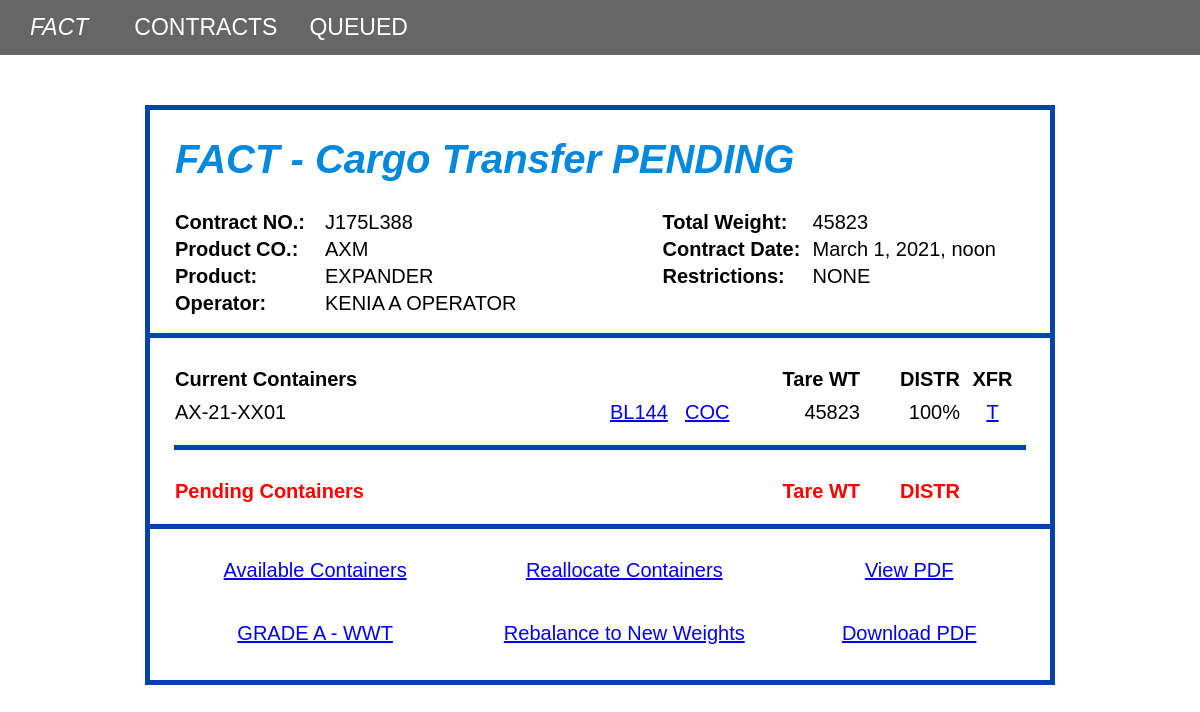
/contract/1/pending, run on an earlier commit of the app's database.
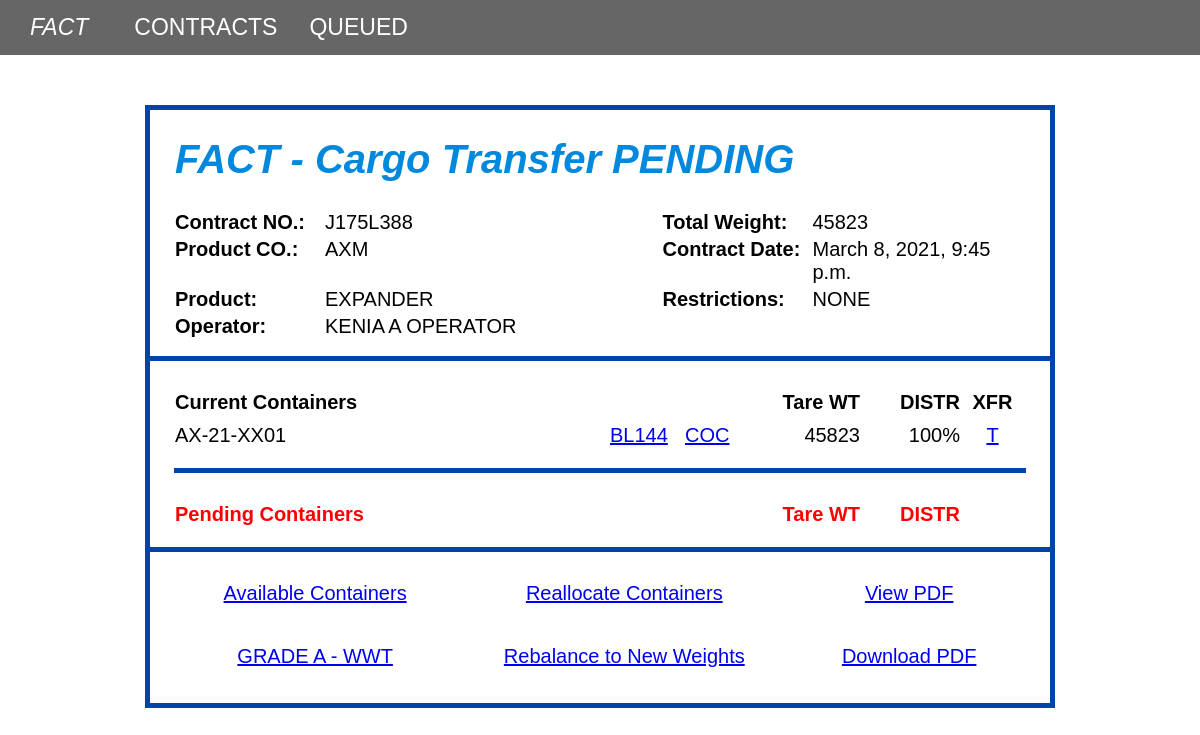
And on a later commit of the database.
### contracts/models.py (models this page shows, shortened)
class Contract(models.Model):
    contract_number = models.CharField(max_length=10)
    company_code = models.CharField(max_length=3)
    product = models.CharField(max_length=25)
    operator = models.CharField(max_length=50)
    total_weight = models.PositiveIntegerField()
    contract_date = models.DateTimeField(default=timezone.now)
    restrictions = models.CharField(max_length=20)
    curr_containers = models.JSONField()
    pend_containers = models.JSONField(null=True, blank=True)
    contract_date_updated_at = models.DateTimeField(auto_now=True)

### pages/views.py (the view)
# urls.py: path("contract/<int:pk>/pending", ContractPendingDetailView.as_view(), name="pending"),
class ContractPendingDetailView(DetailView):
    model = Contract
    template_name = 'pending.html'

### templates/pending.html (shortened to what this page needs)
{% extends 'base.html' %}
{% block content %}
<div id="__pending">
  <h1 id="title">FACT - Cargo Transfer PENDING</h1>
  <section id="contract-info">
    <div class="info-field">
      <p><b>Contract NO.:</b></p>
      <p>{{ contract.contract_number }}</p>
    </div>
    <div class="info-field">
      <p><b>Total Weight:</b></p>
      <p>{{ contract.total_weight }}</p>
    </div>
    <div class="info-field">
      <p><b>Product CO.:</b></p>
      <p>{{ contract.company_code }}</p>
    </div>
    <div class="info-field">
      <p><b>Contract Date:</b></p>
      <p>{{ contract.contract_date }}</p>
    </div>
    <div class="info-field">
      <p><b>Product:</b></p>
      <p>{{ contract.product }}</p>
    </div>
    <div class="info-field">
      <p><b>Restrictions:</b></p>
      <p>{{contract.restrictions}}</p>
    </div>
    <div class="info-field">
      <p><b>Operator:</b></p>
      <p>{{ contract.operator }}</p>
    </div>
  </section>
  <div class="border-line"></div>
<section id="current-containers">
  <div id="current-containers-parts">
    <div class="container-headers">
      <p><b>Current Containers</b></p>
      <p></p>
      <p></p>
      <p class="align-end"><b>Tare WT</b></p>
      <p class="align-end"><b>DISTR</b></p>
      <p class="align-center"><b>XFR</b></p>
    </div>
    {% for container in contract.curr_containers %}
    <div class="container-info">
      <p>{{ container.container }}</p>
      <p><a href="#">BL144</a></p>
      <p><a href="#">COC</a></p>
      <p class="align-end">{{ container.weight }}</p>
      <p class="align-end">100%</p>
      <p class="align-center">
        <a
          href="{% url 'queue' contract.id container.container|urlencode:"" %}"
          >T</a
        >
      </p>
    </div>
    {% endfor %}
</div>
<div class="border-line"></div>
</section>
      <section id="pending-containers" class="text-red">
        <div id="pending-containers-parts">
          <div class="container-headers">
            <p><b>Pending Containers</b></p>
            <p></p>
            <p></p>
            <p class="align-end"><b>Tare WT</b></p>
            <p class="align-end"><b>DISTR</b></p>
          </div>
      </div>
    </section>
<div class="border-line"></div>
  <section id="hyperlinks">
    <p class="align-center"><a href="{% url 'containers' %}">Available Containers</a></p>
    <p class="align-center"><a href="#">Reallocate Containers</a></p>
    <p class="align-center"><a href="{% url 'pdf_view' contract.id %}">View PDF</a></p>
    <p class="align-center"><a href="{% url 'grade_a'  %}">GRADE A - WWT</a></p>
    <p class="align-center"><a href="#">Rebalance to New Weights</a></p>
    <p class="align-center"><a href="{% url 'pdf_download' %}">Download PDF</a></p>
  </section>
</div>
{% endblock content %}

What changed in the data, as far as the page shows it:
changed Contract "AXM": contract_date "March 1, 2021, noon" → "March 8, 2021, 9:45 p.m."
